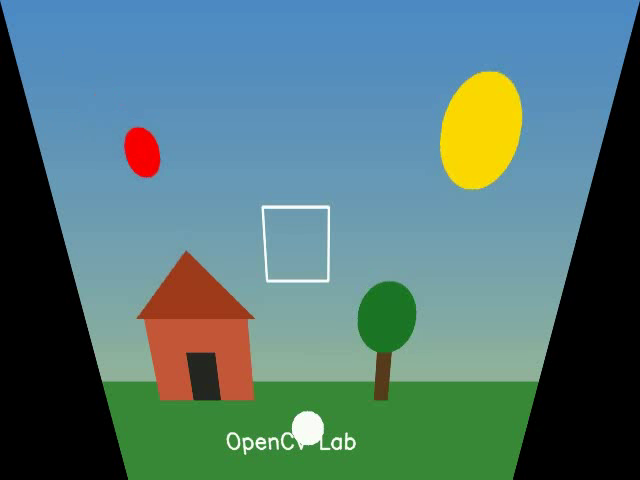
#> input picture frame 10 of Computer Vision DSA02 Lab Experiments/Outputs/13_perspective_video.mp4, 640 x 480 px, given in place of sample_video.mp4, which was not available
$ python 13_perspective_video.py
#> lines starting #> are read from the running program, lines starting #| are printed output that depends on the picture; pictures that were not available may be replaced by others from this repository, and a replacement may not be noted
"""
Experiment 13: Perform Perspective Transformation on the Video.
"""
import cv2
import numpy as np

VIDEO_PATH = "../images/sample_video.mp4"   # <-- location of the input video

cap = cv2.VideoCapture(VIDEO_PATH)
ret, frame = cap.read()
#> frame is the input picture: shape (480, 640, 3); mean B, G, R 116.9, 117.8, 83
if ret:
    h, w = frame.shape[:2]
#> h = 480; w = 640
    src_pts = np.float32([[0, 0], [w - 1, 0], [0, h - 1], [w - 1, h - 1]])
#> src_pts = [[0, 0], [639, 0], [0, 479], [639, 479]]
    dst_pts = np.float32([[0, 0], [w - 1, 0], [int(0.2 * w), h - 1], [int(0.8 * w), h - 1]])
    M = cv2.getPerspectiveTransform(src_pts, dst_pts)

    out = cv2.VideoWriter("../output/13_perspective_video.mp4",
                           cv2.VideoWriter_fourcc(*'mp4v'), 20.0, (w, h))
    cap.set(cv2.CAP_PROP_POS_FRAMES, 0)
    while True:
        ret, frame = cap.read()
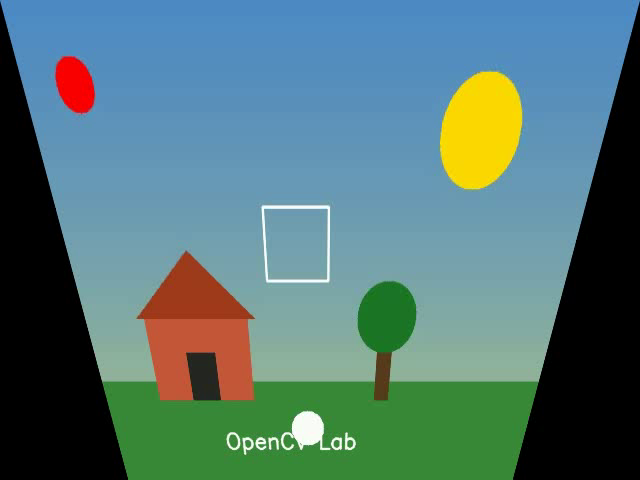
#> input picture frame 0 of Computer Vision DSA02 Lab Experiments/Outputs/13_perspective_video.mp4, 640 x 480 px, given in place of sample_video.mp4, which was not available
#> frame is the input picture: shape (480, 640, 3); mean B, G, R 116.7, 117.7, 83.2
        if not ret:
            break
        warped = cv2.warpPerspective(frame, M, (w, h))
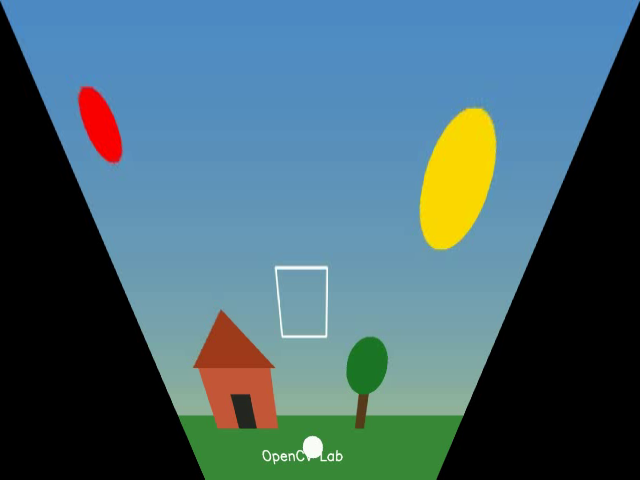
#> warped: shape (480, 640, 3); mean B, G, R 109, 99.7, 69.6
        out.write(warped)
        cv2.imshow("Perspective Video", warped)
        if cv2.waitKey(30) & 0xFF == ord('q'):
#> (key q is pressed here)
            break
    out.release()

cap.release()
cv2.destroyAllWindows()

$ run again, starting later in the video
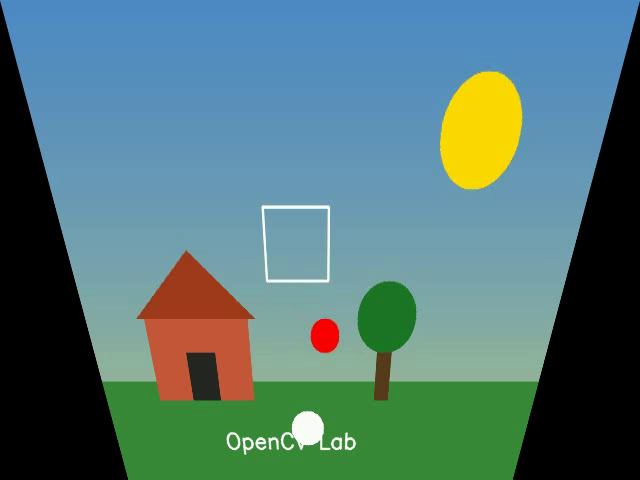
#> input picture frame 45 of Computer Vision DSA02 Lab Experiments/Outputs/13_perspective_video.mp4, 640 x 480 px, given in place of sample_video.mp4, which was not available
#> frame is the input picture: shape (480, 640, 3); mean B, G, R 117.3, 118, 82.6
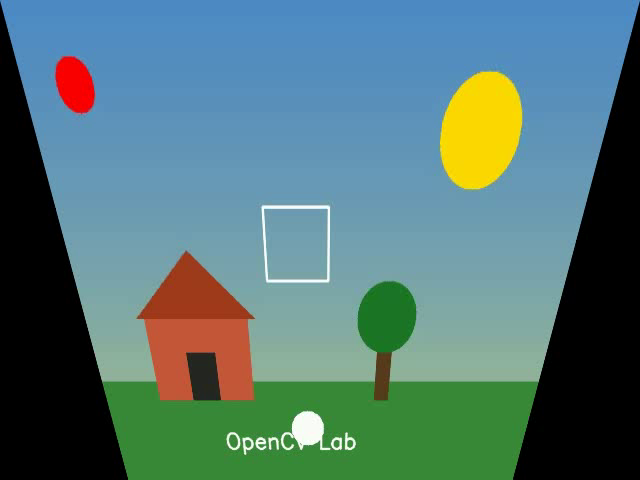
#> input picture frame 0 of Computer Vision DSA02 Lab Experiments/Outputs/13_perspective_video.mp4, 640 x 480 px, given in place of sample_video.mp4, which was not available
#> frame is the input picture: shape (480, 640, 3); mean B, G, R 116.7, 117.7, 83.2

$ run again, starting later in the video
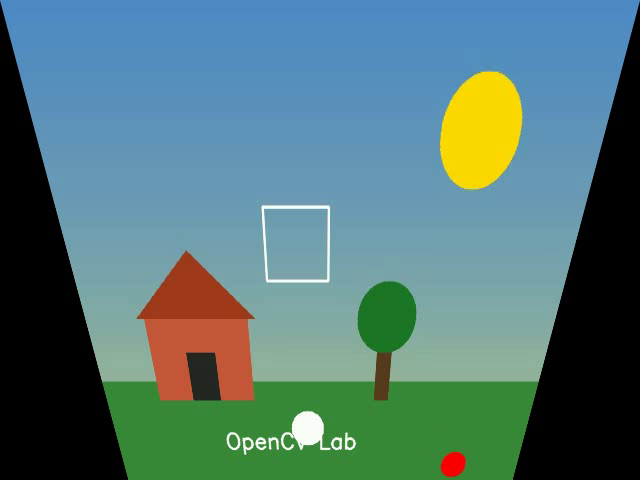
#> input picture frame 80 of Computer Vision DSA02 Lab Experiments/Outputs/13_perspective_video.mp4, 640 x 480 px, given in place of sample_video.mp4, which was not available
#> frame is the input picture: shape (480, 640, 3); mean B, G, R 117.7, 118.3, 82.7
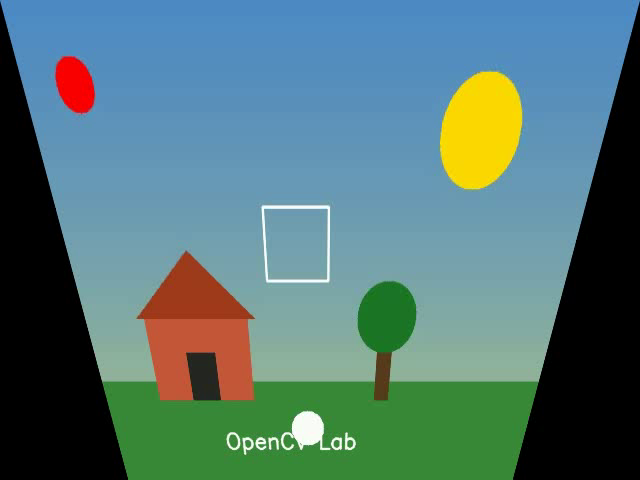
#> input picture frame 0 of Computer Vision DSA02 Lab Experiments/Outputs/13_perspective_video.mp4, 640 x 480 px, given in place of sample_video.mp4, which was not available
#> frame is the input picture: shape (480, 640, 3); mean B, G, R 116.7, 117.7, 83.2
